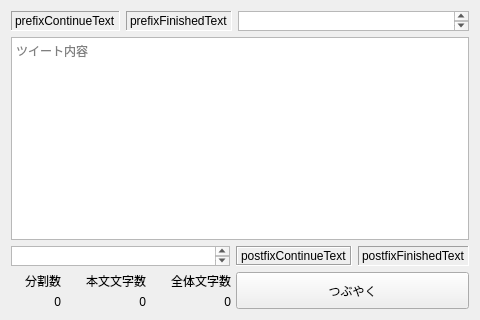
<?xml version="1.0" encoding="UTF-8"?>
<ui version="4.0">
 <class>ViewNormalEditor</class>
 <widget class="QFrame" name="ViewNormalEditor">
  <property name="geometry">
   <rect>
    <x>0</x>
    <y>0</y>
    <width>480</width>
    <height>320</height>
   </rect>
  </property>
  <property name="windowTitle">
   <string>Frame</string>
  </property>
  <property name="frameShape">
   <enum>QFrame::NoFrame</enum>
  </property>
  <property name="frameShadow">
   <enum>QFrame::Raised</enum>
  </property>
  <property name="lineWidth">
   <number>0</number>
  </property>
  <layout class="QVBoxLayout" name="verticalLayout_2" stretch="0,1,0,0">
   <item>
    <layout class="QHBoxLayout" name="prefixLayout">
     <item>
      <widget class="QLabel" name="prefixContinueText">
       <property name="frameShape">
        <enum>QFrame::Panel</enum>
       </property>
       <property name="frameShadow">
        <enum>QFrame::Sunken</enum>
       </property>
       <property name="text">
        <string>prefixContinueText</string>
       </property>
      </widget>
     </item>
     <item>
      <widget class="QLabel" name="prefixFinishedText">
       <property name="frameShape">
        <enum>QFrame::Panel</enum>
       </property>
       <property name="frameShadow">
        <enum>QFrame::Sunken</enum>
       </property>
       <property name="text">
        <string>prefixFinishedText</string>
       </property>
      </widget>
     </item>
     <item>
      <widget class="AutoSizeTextEdit" name="prefixFreeText">
       <property name="sizePolicy">
        <sizepolicy hsizetype="Expanding" vsizetype="Fixed">
         <horstretch>0</horstretch>
         <verstretch>0</verstretch>
        </sizepolicy>
       </property>
       <property name="minimumSize">
        <size>
         <width>0</width>
         <height>20</height>
        </size>
       </property>
       <property name="maximumSize">
        <size>
         <width>16777215</width>
         <height>20</height>
        </size>
       </property>
       <property name="plainText">
        <string/>
       </property>
       <property name="placeholderText">
        <string>各ツイートの先頭へ追加するテキスト</string>
       </property>
      </widget>
     </item>
    </layout>
   </item>
   <item>
    <widget class="TweetTextEdit" name="tweetEditor">
     <property name="sizePolicy">
      <sizepolicy hsizetype="Expanding" vsizetype="Expanding">
       <horstretch>0</horstretch>
       <verstretch>0</verstretch>
      </sizepolicy>
     </property>
     <property name="placeholderText">
      <string>ツイート内容</string>
     </property>
    </widget>
   </item>
   <item>
    <layout class="QHBoxLayout" name="postfixLayout">
     <item>
      <widget class="AutoSizeTextEdit" name="postfixFreeText">
       <property name="sizePolicy">
        <sizepolicy hsizetype="Expanding" vsizetype="Fixed">
         <horstretch>0</horstretch>
         <verstretch>0</verstretch>
        </sizepolicy>
       </property>
       <property name="minimumSize">
        <size>
         <width>0</width>
         <height>20</height>
        </size>
       </property>
       <property name="maximumSize">
        <size>
         <width>16777215</width>
         <height>20</height>
        </size>
       </property>
       <property name="plainText">
        <string/>
       </property>
       <property name="placeholderText">
        <string>各ツイートの末尾へ追加するテキスト</string>
       </property>
      </widget>
     </item>
     <item>
      <widget class="QLabel" name="postfixContinueText">
       <property name="frameShape">
        <enum>QFrame::Box</enum>
       </property>
       <property name="frameShadow">
        <enum>QFrame::Sunken</enum>
       </property>
       <property name="text">
        <string>postfixContinueText</string>
       </property>
      </widget>
     </item>
     <item>
      <widget class="QLabel" name="postfixFinishedText">
       <property name="frameShape">
        <enum>QFrame::Panel</enum>
       </property>
       <property name="frameShadow">
        <enum>QFrame::Sunken</enum>
       </property>
       <property name="text">
        <string>postfixFinishedText</string>
       </property>
      </widget>
     </item>
    </layout>
   </item>
   <item>
    <layout class="QHBoxLayout" name="horizontalLayout">
     <property name="spacing">
      <number>5</number>
     </property>
     <item>
      <layout class="QVBoxLayout" name="verticalLayout">
       <item>
        <widget class="QLabel" name="partitionCountLabel">
         <property name="sizePolicy">
          <sizepolicy hsizetype="Fixed" vsizetype="Preferred">
           <horstretch>0</horstretch>
           <verstretch>0</verstretch>
          </sizepolicy>
         </property>
         <property name="minimumSize">
          <size>
           <width>50</width>
           <height>0</height>
          </size>
         </property>
         <property name="text">
          <string>分割数</string>
         </property>
         <property name="alignment">
          <set>Qt::AlignRight|Qt::AlignTrailing|Qt::AlignVCenter</set>
         </property>
        </widget>
       </item>
       <item>
        <widget class="QLabel" name="partitionCount">
         <property name="sizePolicy">
          <sizepolicy hsizetype="Preferred" vsizetype="Preferred">
           <horstretch>0</horstretch>
           <verstretch>0</verstretch>
          </sizepolicy>
         </property>
         <property name="text">
          <string>0</string>
         </property>
         <property name="alignment">
          <set>Qt::AlignRight|Qt::AlignTrailing|Qt::AlignVCenter</set>
         </property>
        </widget>
       </item>
      </layout>
     </item>
     <item>
      <layout class="QVBoxLayout" name="verticalLayout_4">
       <item>
        <widget class="QLabel" name="textLengthLAbel">
         <property name="sizePolicy">
          <sizepolicy hsizetype="Fixed" vsizetype="Preferred">
           <horstretch>0</horstretch>
           <verstretch>0</verstretch>
          </sizepolicy>
         </property>
         <property name="minimumSize">
          <size>
           <width>80</width>
           <height>0</height>
          </size>
         </property>
         <property name="text">
          <string>本文文字数</string>
         </property>
         <property name="alignment">
          <set>Qt::AlignRight|Qt::AlignTrailing|Qt::AlignVCenter</set>
         </property>
        </widget>
       </item>
       <item>
        <widget class="QLabel" name="textLength">
         <property name="text">
          <string>0</string>
         </property>
         <property name="alignment">
          <set>Qt::AlignRight|Qt::AlignTrailing|Qt::AlignVCenter</set>
         </property>
        </widget>
       </item>
      </layout>
     </item>
     <item>
      <layout class="QVBoxLayout" name="verticalLayout_3">
       <item>
        <widget class="QLabel" name="totalLengthLabel">
         <property name="sizePolicy">
          <sizepolicy hsizetype="Fixed" vsizetype="Preferred">
           <horstretch>0</horstretch>
           <verstretch>0</verstretch>
          </sizepolicy>
         </property>
         <property name="minimumSize">
          <size>
           <width>80</width>
           <height>0</height>
          </size>
         </property>
         <property name="text">
          <string>全体文字数</string>
         </property>
         <property name="alignment">
          <set>Qt::AlignRight|Qt::AlignTrailing|Qt::AlignVCenter</set>
         </property>
        </widget>
       </item>
       <item>
        <widget class="QLabel" name="totalLength">
         <property name="text">
          <string>0</string>
         </property>
         <property name="alignment">
          <set>Qt::AlignRight|Qt::AlignTrailing|Qt::AlignVCenter</set>
         </property>
        </widget>
       </item>
      </layout>
     </item>
     <item>
      <widget class="QPushButton" name="tweetButton">
       <property name="sizePolicy">
        <sizepolicy hsizetype="Expanding" vsizetype="Preferred">
         <horstretch>0</horstretch>
         <verstretch>0</verstretch>
        </sizepolicy>
       </property>
       <property name="text">
        <string>つぶやく</string>
       </property>
      </widget>
     </item>
    </layout>
   </item>
  </layout>
 </widget>
 <customwidgets>
  <customwidget>
   <class>TweetTextEdit</class>
   <extends>QTextEdit</extends>
   <header>tweettextedit.h</header>
  </customwidget>
  <customwidget>
   <class>AutoSizeTextEdit</class>
   <extends>QPlainTextEdit</extends>
   <header>autosizetextedit.h</header>
  </customwidget>
 </customwidgets>
 <resources/>
 <connections/>
</ui>
